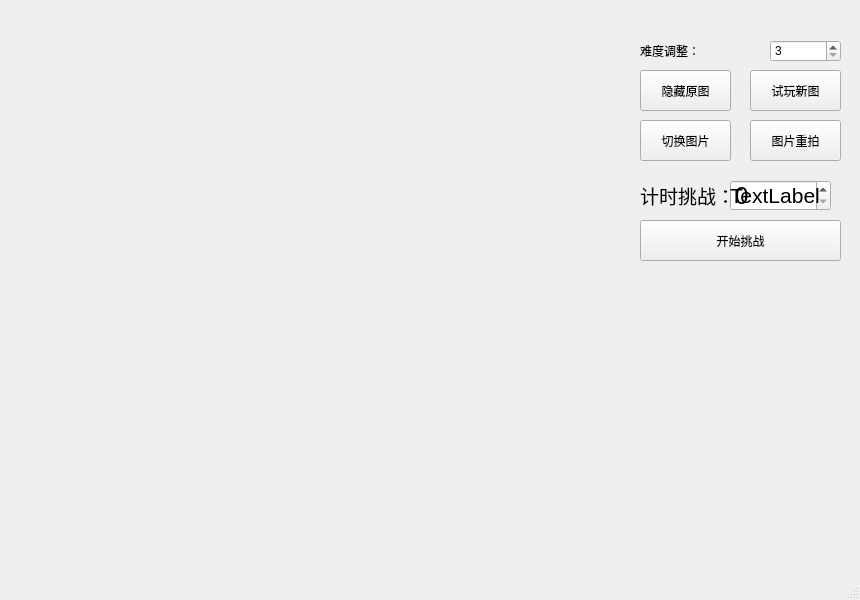
<?xml version="1.0" encoding="UTF-8"?>
<ui version="4.0">
 <class>MainWindow</class>
 <widget class="QMainWindow" name="MainWindow">
  <property name="geometry">
   <rect>
    <x>0</x>
    <y>0</y>
    <width>860</width>
    <height>600</height>
   </rect>
  </property>
  <property name="windowTitle">
   <string>MainWindow</string>
  </property>
  <widget class="QWidget" name="centralwidget">
   <widget class="QLabel" name="picCountText">
    <property name="geometry">
     <rect>
      <x>640</x>
      <y>40</y>
      <width>131</width>
      <height>21</height>
     </rect>
    </property>
    <property name="text">
     <string>难度调整：</string>
    </property>
   </widget>
   <widget class="QSpinBox" name="spinBox">
    <property name="geometry">
     <rect>
      <x>770</x>
      <y>40</y>
      <width>71</width>
      <height>22</height>
     </rect>
    </property>
    <property name="minimum">
     <number>3</number>
    </property>
    <property name="maximum">
     <number>10</number>
    </property>
    <property name="value">
     <number>3</number>
    </property>
   </widget>
   <widget class="QToolButton" name="viewOrigin">
    <property name="geometry">
     <rect>
      <x>640</x>
      <y>70</y>
      <width>91</width>
      <height>41</height>
     </rect>
    </property>
    <property name="text">
     <string>隐藏原图</string>
    </property>
   </widget>
   <widget class="QToolButton" name="nextImg">
    <property name="geometry">
     <rect>
      <x>750</x>
      <y>70</y>
      <width>91</width>
      <height>41</height>
     </rect>
    </property>
    <property name="text">
     <string>试玩新图</string>
    </property>
   </widget>
   <widget class="QToolButton" name="changeImg">
    <property name="geometry">
     <rect>
      <x>640</x>
      <y>120</y>
      <width>91</width>
      <height>41</height>
     </rect>
    </property>
    <property name="text">
     <string>切换图片</string>
    </property>
   </widget>
   <widget class="QToolButton" name="resort">
    <property name="geometry">
     <rect>
      <x>750</x>
      <y>120</y>
      <width>91</width>
      <height>41</height>
     </rect>
    </property>
    <property name="text">
     <string>图片重拍</string>
    </property>
   </widget>
   <widget class="QLabel" name="img">
    <property name="geometry">
     <rect>
      <x>650</x>
      <y>300</y>
      <width>201</width>
      <height>231</height>
     </rect>
    </property>
    <property name="text">
     <string/>
    </property>
   </widget>
   <widget class="QSpinBox" name="limitTime">
    <property name="geometry">
     <rect>
      <x>730</x>
      <y>180</y>
      <width>101</width>
      <height>31</height>
     </rect>
    </property>
    <property name="font">
     <font>
      <pointsize>18</pointsize>
     </font>
    </property>
    <property name="minimum">
     <number>0</number>
    </property>
    <property name="maximum">
     <number>600</number>
    </property>
   </widget>
   <widget class="QLabel" name="picCountText_2">
    <property name="geometry">
     <rect>
      <x>640</x>
      <y>180</y>
      <width>131</width>
      <height>31</height>
     </rect>
    </property>
    <property name="font">
     <font>
      <pointsize>14</pointsize>
     </font>
    </property>
    <property name="text">
     <string>计时挑战：</string>
    </property>
   </widget>
   <widget class="QToolButton" name="toolButton">
    <property name="geometry">
     <rect>
      <x>640</x>
      <y>220</y>
      <width>201</width>
      <height>41</height>
     </rect>
    </property>
    <property name="text">
     <string>开始挑战</string>
    </property>
   </widget>
   <widget class="QLabel" name="timeText">
    <property name="geometry">
     <rect>
      <x>730</x>
      <y>180</y>
      <width>101</width>
      <height>31</height>
     </rect>
    </property>
    <property name="font">
     <font>
      <pointsize>16</pointsize>
     </font>
    </property>
    <property name="text">
     <string>TextLabel</string>
    </property>
   </widget>
  </widget>
  <widget class="QMenuBar" name="menubar">
   <property name="geometry">
    <rect>
     <x>0</x>
     <y>0</y>
     <width>860</width>
     <height>23</height>
    </rect>
   </property>
  </widget>
  <widget class="QStatusBar" name="statusbar"/>
 </widget>
 <resources/>
 <connections/>
</ui>
